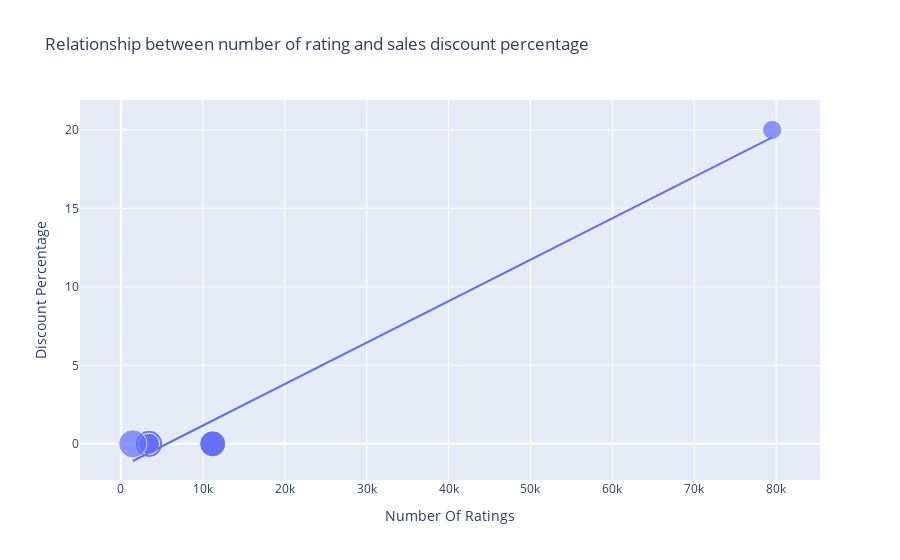

This figure's notebook cell:
### Code cell
figure = px.scatter(data_frame = data, x="Number Of Ratings", y="Discount Percentage", size="Sale Price", trendline="ols",
                    title = "Relationship between number of rating and sales discount percentage")
figure.show()

### Figure 1 — Plotly figure (JSON) as saved in the notebook; plotly's stock layout.template omitted (floating-point values rounded to 4 significant figures)
{"data": [{"hovertemplate": "Number Of Ratings=%{x}<br>Discount Percentage=%{y}<br>Sale Price=%{marker.size}<extra></extra>", "legendgroup": "", "marker": {"color": "#636efa", "size": [49900, 84900, 84900, 77000, 77000, 49900, 49900, 77000, 89900, 41999], "sizemode": "area", "sizeref": 224.8, "symbol": "circle"}, "mode": "markers", "name": "", "orientation": "v", "showlegend": false, "type": "scatter", "x": [3431, 3431, 3431, 11202, 11202, 3431, 3431, 11202, 1454, 79512], "xaxis": "x", "y": [0, 0, 0, 0, 0, 0, 0, 0, 0, 20], "yaxis": "y"}, {"hovertemplate": "<b>OLS trendline</b><br>Discount Percentage = 0.000264069 * Number Of Ratings + -1.47851<br>R<sup>2</sup>=0.973232<br><br>Number Of Ratings=%{x}<br>Discount Percentage=%{y} <b>(trend)</b><extra></extra>", "legendgroup": "", "marker": {"color": "#636efa", "symbol": "circle"}, "mode": "lines", "name": "", "showlegend": false, "type": "scatter", "x": [1454, 3431, 3431, 3431, 3431, 3431, 11202, 11202, 11202, 79512], "xaxis": "x", "y": [-1.095, -0.5725, -0.5725, -0.5725, -0.5725, -0.5725, 1.48, 1.48, 1.48, 19.52], "yaxis": "y"}], "layout": {"autosize": true, "legend": {"itemsizing": "constant", "tracegroupgap": 0}, "title": {"text": "Relationship between number of rating and sales discount percentage"}, "xaxis": {"anchor": "y", "autorange": true, "domain": [0, 1], "range": [-4528.0, 85020.0], "title": {"text": "Number Of Ratings"}, "type": "linear"}, "yaxis": {"anchor": "x", "autorange": true, "domain": [0, 1], "range": [-3.665, 22.93], "title": {"text": "Discount Percentage"}, "type": "linear"}}}
